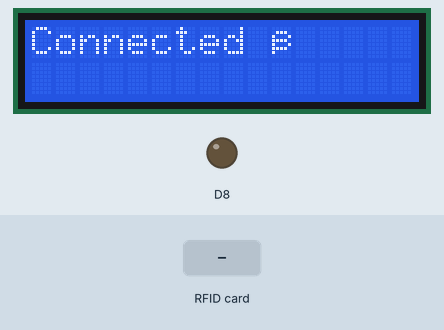
Recording of a sketch running on a simulated ESP8266 (NodeMCU). On the bench: 16×2 character LCD, output pins drawn as LEDs (lit = HIGH). The test bench sets the inputs (shaded band). WiFi joins after 1.5 s; servers stay silent unless stated; what the sketch prints to the serial monitor is not drawn.

Above: at 2.4 s.
At 5.5 s:
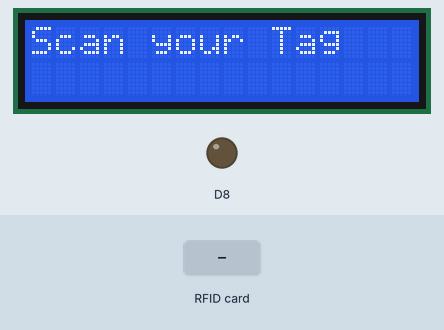
5.6 s: RFID card 5E 7A 19 C4 held to the reader
At 6.7 s:
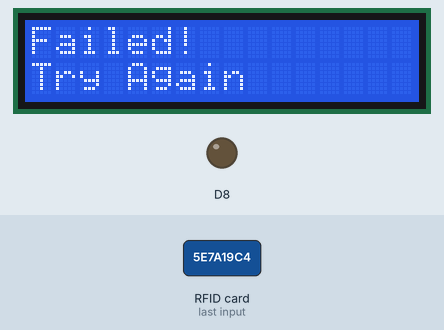
Timing chart, 0 to 8.6 s (numbered marks = the images above; inputs shaded):
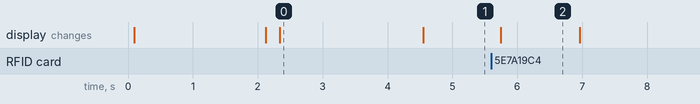

The sketch:

Program_for_Student_Attendence_System.ino
```cpp
#include <Arduino.h>
#include <ESP8266WiFi.h>
#include <SPI.h>
#include <MFRC522.h>
#include <HTTPSRedirect.h>

#include <Wire.h>
#include <LiquidCrystal_I2C.h>
LiquidCrystal_I2C lcd(0x27, 16, 2);

//---------------------------------------------------------------------------------------------------------
const char *GScriptId = "AKfycbwo6aRauABndpqA81XQ3Su1uNhpfqc0pKd1CI1KmK6SPimJ6oQWRoQkC18vQUS1gLrF";
//---------------------------------------------------------------------------------------------------------
const char* ssid     = "YOUSSEF-EHAB 5504";
const char* password = "q89{N118";
//---------------------------------------------------------------------------------------------------------
String payload_base = "{\"command\": \"insert_row\", \"sheet_name\": \"Sheet1\", \"values\": ";
String payload = "";
//---------------------------------------------------------------------------------------------------------
const char* host = "script.google.com";
const int httpsPort = 443;

String url = String("/macros/s/") + GScriptId + "/exec";
HTTPSRedirect* client = nullptr;
//------------------------------------------------------------
String student_Rollno;
//------------------------------------------------------------
int blocks[] = {4,5,6,8,9};
#define total_blocks  (sizeof(blocks) / sizeof(blocks[0]))
//------------------------------------------------------------
#define RST_PIN  0  //D3
#define SS_PIN   2  //D4
#define BUZZER   4  //D2
//------------------------------------------------------------
MFRC522 mfrc522(SS_PIN, RST_PIN);
MFRC522::MIFARE_Key key;
MFRC522::StatusCode status;
//------------------------------------------------------------
byte bufferLen = 18;
byte readBlockData[18];
//------------------------------------------------------------

// متغيرات منع تكرار التسجيل
String lastUID = "";
unsigned long lastScanTime = 0;

/****************************************************************************************************/
void setup() {
  pinMode(D8, OUTPUT);
  Serial.begin(9600);
  delay(10);
  Serial.println('\n');

  SPI.begin();

  lcd.init();
  lcd.backlight();
  lcd.clear();
  lcd.setCursor(0,0);
  lcd.print("Connecting to");
  lcd.setCursor(0,1);
  lcd.print("WiFi...");

  WiFi.begin(ssid, password);
  while (WiFi.status() != WL_CONNECTED) {
    delay(1000);
    Serial.print(".");
  }
  Serial.println("\nWiFi connected");

  client = new HTTPSRedirect(httpsPort);
  client->setInsecure();
  client->setPrintResponseBody(true);
  client->setContentTypeHeader("application/json");

  lcd.clear();
  lcd.setCursor(0,0);
  lcd.print("Connecting to");
  lcd.setCursor(0,1);
  lcd.print("Google");

  for(int i=0; i<5; i++){
    if(client->connect(host, httpsPort)){
      lcd.clear();
      lcd.setCursor(0,0);
      lcd.print("Connected ✓");
      delay(2000);
      break;
    }
  }
  delete client;
  client = nullptr;
}

/****************************************************************************************************/
void loop() {
  static bool flag = false;
  if (!flag){
    client = new HTTPSRedirect(httpsPort);
    client->setInsecure();
    flag = true;
    client->setPrintResponseBody(true);
    client->setContentTypeHeader("application/json");
  }
  if (client != nullptr){
    if (!client->connected()){
      client->connect(host, httpsPort);
    }
  }

  lcd.clear();
  lcd.setCursor(0,0);
  lcd.print("Scan your Tag");

  mfrc522.PCD_Init();
  if (!mfrc522.PICC_IsNewCardPresent()) return;
  if (!mfrc522.PICC_ReadCardSerial()) return;

  // الحصول على UID
  String currentUID = "";
  for(byte i=0; i<mfrc522.uid.size; i++){
    currentUID += String(mfrc522.uid.uidByte[i], HEX);
  }

  // منع التكرار فقط لو الكارت لسه على الريدر
  if (currentUID == lastUID) {
    if (millis() - lastScanTime < 1000) return;
  }
  lastUID = currentUID;
  lastScanTime = millis();

  String values = "", data;

  for (byte i = 0; i < total_blocks; i++) {
    ReadDataFromBlock(blocks[i], readBlockData);
    data = String((char*)readBlockData);
    data.trim();

    if(i == 0){
      student_Rollno = data;
      values = "\"" + data + ",";
    }
    else if(i == total_blocks-1){
      values += data + "\"}";
    } else {
      values += data + ",";
    }
  }

  payload = payload_base + values;

  lcd.clear();
  lcd.setCursor(0,0);
  lcd.print("Publishing Data");

  if(client->POST(url, host, payload)){
    lcd.clear();
    lcd.setCursor(0,0);
    lcd.print("Roll No: "+student_Rollno);
    lcd.setCursor(0,1);
    lcd.print("Present ✓");
    digitalWrite(D8, HIGH);
    delay(1500);
    digitalWrite(D8, LOW);
  } else {
    lcd.clear();
    lcd.setCursor(0,0);
    lcd.print("Failed!");
    lcd.setCursor(0,1);
    lcd.print("Try Again");
  }

  delay(1000);
}

/****************************************************************************************************/
void ReadDataFromBlock(int blockNum, byte readBlockData[])
{
  for (byte i = 0; i < 6; i++) key.keyByte[i] = 0xFF;

  status = mfrc522.PCD_Authenticate(MFRC522::PICC_CMD_MF_AUTH_KEY_A, blockNum, &key, &(mfrc522.uid));

  if (status != MFRC522::STATUS_OK){
    Serial.print("Auth failed: ");
    Serial.println(mfrc522.GetStatusCodeName(status));
    return;
  }

  status = mfrc522.MIFARE_Read(blockNum, readBlockData, &bufferLen);
  if (status != MFRC522::STATUS_OK) {
    Serial.print("Reading failed: ");
    Serial.println(mfrc522.GetStatusCodeName(status));
    return;
  }

  readBlockData[16] = ' ';
  readBlockData[17] = ' ';
}
```

Measured:
- after the input at 5.6 s, the display: changes after 0.14 s (image 2)
- what the display in image 0 shows lasts 2.3 s, from 2.3 s to 4.6 s
- what the display in image 2 shows lasts 1.3 s, from 5.7 s to 7.0 s
